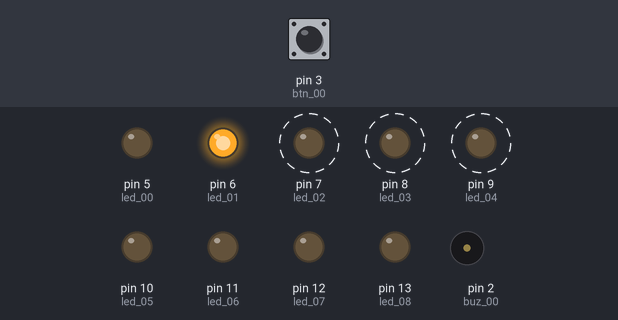
The sketch below on a simulated Arduino Uno, built with avr-gcc and run on an emulated ATmega328P. On the bench: output pins drawn as LEDs (lit = HIGH), buzzer (waves = sounding). Dashed ring = blinking. Inputs (shaded band) come from the test bench; at power-on: pin 3 (btn_00) HIGH.

Above: at 1.28 s.
1.3 s: pin 3 (btn_00) pulled LOW for 0.15 s
At 2.22 s:
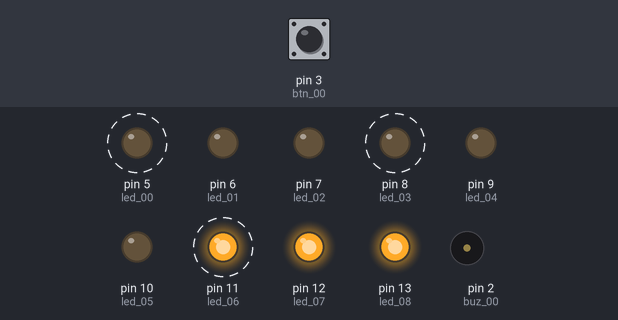
4.3 s: pin 3 (btn_00) pulled LOW for 1 s
At 5.53 s:
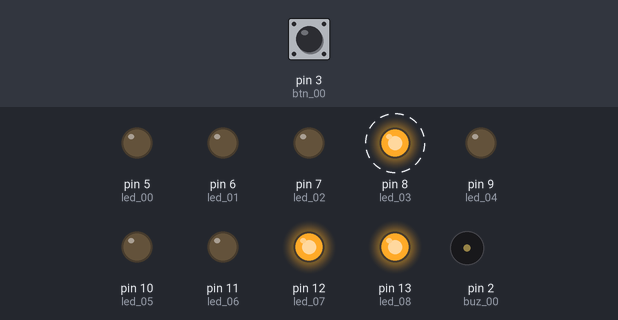
7.3 s: pin 3 (btn_00) pulled LOW for 0.15 s
At 7.8 s:
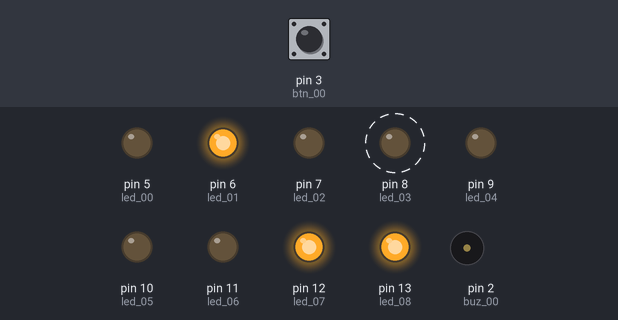
10.3 s: pin 3 (btn_00) pulled LOW for 3.2 s
At 14.21 s:
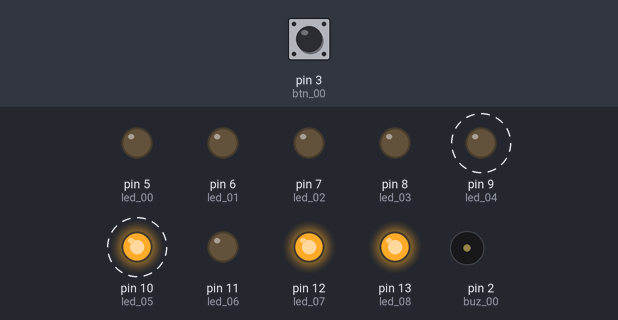
15.0 s: pin 3 (btn_00) pulled LOW for 0.15 s
At 16.22 s:
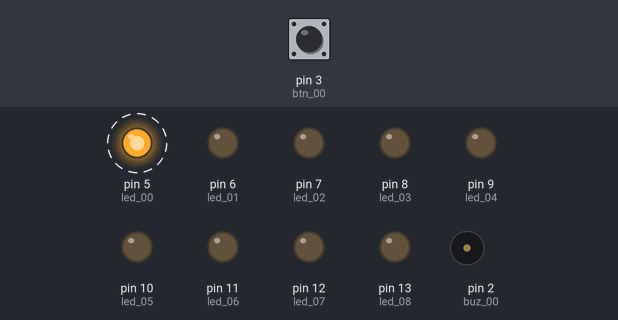
18.0 s: pin 3 (btn_00) pulled LOW for 1 s
At 18.5 s:
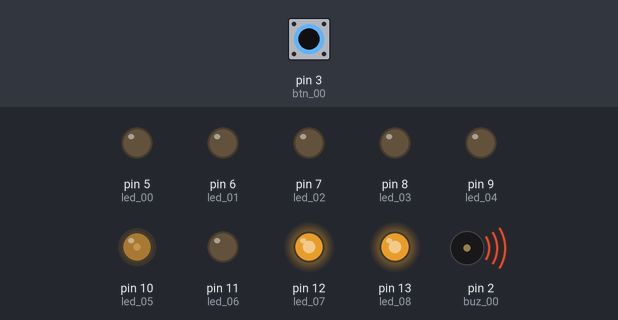
Timing chart, 0 to 69.5 s (numbered marks = the images above; inputs shaded):
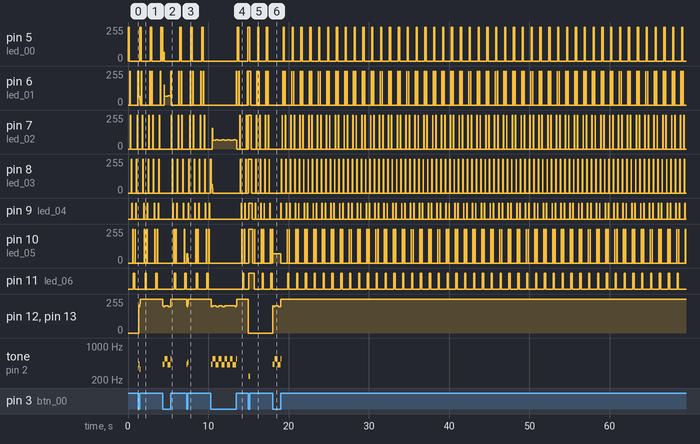

The sketch:

Ch02d_9LED_goBNF_interrupt.ino
```cpp
int led_00 = 5; int led_01 = 6; int led_02 = 7; int led_03 = 8; int led_04 = 9; int led_05 = 10; int led_06 = 11;

int led_07 = 12; int led_08 = 13;

int btn_00 = 3;
int buz_00 = 2;

int delayOn = 60;
int delayOff = 30;
int delayBuzz = 1;

float endStayRate = 3.0;
bool check = false;
int count = 1;
int push = 0;

void blink(int port, float dON, float dOFF) {
  digitalWrite(port, HIGH); delay(dON);
  digitalWrite(port, LOW); delay(dOFF);
}

void buzz(int buzzON) {
  digitalWrite(buz_00, HIGH); delay(buzzON);
  digitalWrite(buz_00, LOW);
}

void oneturn() {
  buzz(delayBuzz);
  push = led_00;
  blink(led_00, delayOn*endStayRate, delayOff);
  for ( int i = led_01; i <=led_05; i+=1 ) {
    push = i;
    blink(i, delayOn, delayOff);
  }

  buzz(delayBuzz);
  push = led_06;
  blink(led_06, delayOn*endStayRate, delayOff);

  for( int i=led_05; i>=led_01; i-=1) {
    push = i;
    blink(i, delayOn, delayOff);
  }
}


void setup()  {
  pinMode(led_00, OUTPUT);
  pinMode(led_01, OUTPUT);
  pinMode(led_02, OUTPUT);
  pinMode(led_03, OUTPUT);
  pinMode(led_04, OUTPUT);
  pinMode(led_05, OUTPUT);
  pinMode(led_06, OUTPUT);
  pinMode(led_07, OUTPUT);
  pinMode(led_08, OUTPUT);

  pinMode(buz_00, OUTPUT);
  pinMode(btn_00, INPUT_PULLUP); //Pull-up interrupt
  attachInterrupt(digitalPinToInterrupt(btn_00), swInterrupt, LOW);
  // (PIN,FUNC,OPTION) = if OPTION(CHANGE,FALLING,RAISING,LOW), go func
}

void loop() {
  oneturn();
}

void swInterrupt() {
    if ( digitalRead(led_00) == HIGH) {
        if ( delayOn >= 4 ) {
            delayOn = delayOn - 2;
            delayOff = delayOff -1;
        }
        digitalWrite(led_07,LOW);
        digitalWrite(led_08,LOW);
        buzz(60);
        for (int i = led_00 ;i <=led_06;i+=1) {
              digitalWrite(i,HIGH); delay(delayOn);
              buzz(20);
        }
        delay(2000);
    }
    else {
            for (int k=0; k<=3; k+=1)   {
                    digitalWrite(led_07,HIGH);
                    digitalWrite(led_08,HIGH);
                    digitalWrite(push,HIGH);
                    buzz(20);

                    digitalWrite(led_07,LOW);
                    digitalWrite(led_08,LOW);
                    digitalWrite(push,LOW);
                    buzz(20);
           }
          digitalWrite(led_07,HIGH);
          digitalWrite(led_08,HIGH);

        }
        delay(2000);
}
```

Measured:
- after the input at 1.3 s, pin 12 (led_07), pin 13 (led_08): 0/255 → 197/255 at once, → 255/255 0.12 s later; tone on pin 2 (buz_00): silent → 426 Hz at once, → 335 Hz 0.12 s later, → silent 0.04 s later
- after the input at 4.3 s, pin 12 (led_07), pin 13 (led_08): 255/255 → 197/255 at once, → 203/255 0.24 s later, → 197/255 0.44 s later, → 255/255 0.28 s later; tone on pin 2 (buz_00): plays 426 Hz for 0.24 s, 542 Hz for 0.36 s, 411 Hz for 0.36 s, 542 Hz for 0.04 s, starting at once
- after the input at 7.3 s, pin 12 (led_07), pin 13 (led_08): 255/255 → 197/255 at once, → 255/255 0.12 s later; tone on pin 2 (buz_00): silent → 426 Hz at once, → 465 Hz 0.12 s later, → silent 0.04 s later
- after the input at 10.3 s, tone on pin 2 (buz_00): plays 426 Hz for 0.24 s, 542 Hz for 0.36 s, 411 Hz for 0.36 s, 542 Hz for 0.36 s, 411 Hz for 0.36 s, 542 Hz for 0.32 s … (10 notes in this stretch), starting at once
- after the input at 15.0 s, pin 12 (led_07), pin 13 (led_08): 255/255 → 0/255 at once; tone on pin 2 (buz_00): silent → 239 Hz after 0.05 s, → silent 0.16 s later
- after the input at 18.0 s, pin 12 (led_07), pin 13 (led_08): 0/255 → 197/255 at once, → 203/255 0.24 s later, → 197/255 0.44 s later, → 255/255 0.28 s later; tone on pin 2 (buz_00): plays 426 Hz for 0.24 s, 542 Hz for 0.36 s, 411 Hz for 0.36 s, 542 Hz for 0.04 s, starting at once
- by itself, pin 5 (led_00): alternates 255/255 for 0.15 s and 0/255 for 0.95 s
- by itself, pin 6 (led_01): repeats every 1.1 s: 0/255 0.20 s, 255/255 0.05 s, 0/255 0.80 s, 255/255 0.05 s
